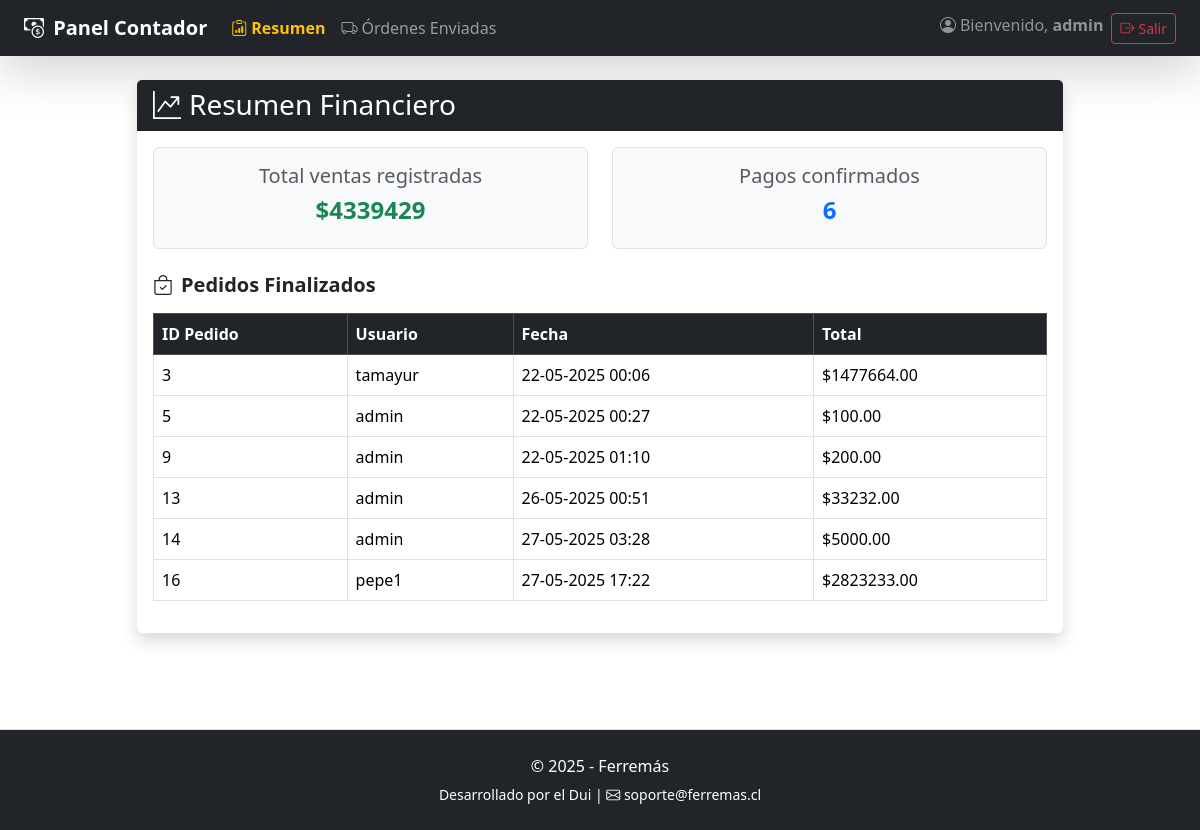
/contadorapp/contabilidad/ (signed in), run on the app's committed database.
### tienda/models.py (models this page shows, shortened)
class Pedido(models.Model):
    ESTADOS = [
        ('pendiente', 'Pendiente'),
        ('aprobado', 'Aprobado'),
        ('rechazado', 'Rechazado'),
        ('en_preparacion', 'En preparación'),
        ('enviado', 'Enviado'),
        ('en_tienda', 'En tienda'),
        ('entregado', 'Entregado'),
        ('finalizado', 'Finalizado'),
    ]
    usuario = models.ForeignKey(User, on_delete=models.SET_NULL, null=True, blank=True)
    fecha_creacion = models.DateTimeField(auto_now_add=True)
    estado = models.CharField(max_length=20, choices=ESTADOS, default='pendiente')
    datos_compra = models.OneToOneField('DatosCompra', on_delete=models.CASCADE, null=True, blank=True)
    def total(self):
        return sum(item.cantidad * item.precio_unitario for item in self.items.all())

class ItemPedido(models.Model):
    pedido = models.ForeignKey(Pedido, on_delete=models.CASCADE, related_name='items')
    producto = models.ForeignKey(Producto, on_delete=models.PROTECT)
    cantidad = models.PositiveIntegerField()
    precio_unitario = models.DecimalField(max_digits=10, decimal_places=2)  # Precio al momento de compra

### contadorapp/views.py (the view)
# urls.py: path('contabilidad/', views.vista_contador, name='vista_contador'),
@login_required
@user_passes_test(es_contador)
def vista_contador(request):
    pedidos_finalizados = Pedido.objects.filter(estado='finalizado')
    total_ventas = pedidos_finalizados.aggregate(
        total=Sum(
            ExpressionWrapper(
                F('items__cantidad') * F('items__precio_unitario'),
                output_field=DecimalField()
            )
        )
    )['total'] or 0
    pagos_confirmados = Pedido.objects.filter(estado='finalizado').count()
    contexto = {
        'pedidos': pedidos_finalizados,
        'total_ventas': total_ventas,
        'pagos_confirmados': pagos_confirmados,
    }
    return render(request, 'contadorapp/resumen_contador.html', contexto)

### tienda/context_processors.py (called while the page is built, shortened)
def carrito_context(request):
    carrito = request.session.get('carrito', {})
    items = []
    total = 0
    return {
        'carrito_items': items,
        'carrito_total': total
    }

### contadorapp/templates/contadorapp/resumen_contador.html
{% extends 'base_contador.html' %}
{% block content %}
<div class="row justify-content-center">
    <div class="col-lg-10">
        <div class="card shadow border-0">
        <div class="card-header bg-dark text-white">
            <h3 class="mb-0"><i class="bi bi-graph-up-arrow me-2"></i>Resumen Financiero</h3>
        </div>
        <div class="card-body">
            <div class="row mb-4 text-center">
            <div class="col-md-6">
                <div class="p-3 border rounded bg-light">
                <h5 class="text-muted">Total ventas registradas</h5>
                <h4 class="text-success fw-bold">${{ total_ventas }}</h4>
                </div>
            </div>
            <div class="col-md-6">
                <div class="p-3 border rounded bg-light">
                <h5 class="text-muted">Pagos confirmados</h5>
                <h4 class="text-primary fw-bold">{{ pagos_confirmados }}</h4>
                </div>
            </div>
            </div>
            <h5 class="fw-bold mb-3"><i class="bi bi-bag-check me-2"></i>Pedidos Finalizados</h5>
            <div class="table-responsive">
            <table class="table table-hover table-bordered align-middle">
                <thead class="table-dark">
                <tr>
                    <th>ID Pedido</th>
                    <th>Usuario</th>
                    <th>Fecha</th>
                    <th>Total</th>
                </tr>
                </thead>
                <tbody>
                {% for pedido in pedidos %}
                <tr>
                    <td>{{ pedido.id }}</td>
                    <td>{{ pedido.usuario }}</td>
                    <td>{{ pedido.fecha_creacion|date:"d-m-Y H:i" }}</td>
                    <td>${{ pedido.total }}</td>
                </tr>
                {% empty %}
                <tr>
                    <td colspan="4" class="text-center text-muted">No hay pedidos finalizados aún.</td>
                </tr>
                {% endfor %}
                </tbody>
            </table>
            </div>
        </div>
        </div>
    </div>
</div>
{% endblock %}

### contadorapp/templates/base_contador.html (shortened to what this page needs)
{% load static %}
<!DOCTYPE html>
<html lang="es">
<head>
    <link rel="stylesheet" href="https://cdn.jsdelivr.net/npm/bootstrap@5.3.2/dist/css/bootstrap.min.css">
    <link rel="stylesheet" href="https://cdn.jsdelivr.net/npm/bootstrap-icons@1.10.5/font/bootstrap-icons.css">
    <link rel="stylesheet" href="{% static 'css/style_contador.css' %}">
</head>
<body>
    <nav class="navbar navbar-expand-lg navbar-dark bg-dark px-4 mb-4 shadow-lg">
        <a class="navbar-brand fw-bold" href="{% url 'vista_contador' %}">
            <i class="bi bi-cash-coin me-1"></i> Panel Contador
        </a>
        <div class="collapse navbar-collapse">
            <ul class="navbar-nav me-auto">
                <li class="nav-item">
                    <a class="nav-link {% if request.resolver_match.url_name == 'vista_contador' %}active fw-bold text-warning{% endif %}"
                        href="{% url 'vista_contador' %}">
                        <i class="bi bi-clipboard-data me-1"></i>Resumen
                    </a>
                </li>
                <li class="nav-item">
                    <a class="nav-link {% if request.resolver_match.url_name == 'ordenes_enviadas' %}active fw-bold text-warning{% endif %}"
                        href="{% url 'ordenes_enviadas' %}">
                        <i class="bi bi-truck me-1"></i>Órdenes Enviadas
                    </a>
                </li>
            </ul>
            <ul class="navbar-nav">
                {% if request.user.is_authenticated %}
                <li class="nav-item me-2">
                    <span class="navbar-text text-white-50">
                        <i class="bi bi-person-circle me-1"></i>Bienvenido, <strong>{{ request.user.username }}</strong>
                    </span>
                </li>
                <li class="nav-item">
                    <a href="{% url 'logout' %}" class="btn btn-sm btn-outline-danger">
                        <i class="bi bi-box-arrow-right me-1"></i>Salir
                    </a>
                </li>
                {% endif %}
            </ul>
        </div>
    </nav>
    <main class="container mb-5">
    {% block content %}{% endblock %}
    </main>
    <footer class="bg-dark text-white text-center py-4 mt-5 border-top shadow-sm">
        <div class="container">
            <p class="mb-1">&copy; {{ year|default:"2025" }} - Ferremás</p>
            <small>Desarrollado por el Dui | <i class="bi bi-envelope"></i> soporte@ferremas.cl</small>
        </div>
    </footer>
</body>
</html>

### static/css/style_contador.css (style rules this page uses)
html, body { height: 100%; margin: 0; display: flex; flex-direction: column; }
main.container { flex: 1; }

### data on the page
Pedido: id "3", usuario "tamayur", fecha_creacion "22-05-2025 00:06", total "1477664.00"
Pedido: id "5", usuario "admin", fecha_creacion "22-05-2025 00:27", total "100.00"
Pedido: id "9", usuario "admin", fecha_creacion "22-05-2025 01:10", total "200.00"
Pedido: id "13", usuario "admin", fecha_creacion "26-05-2025 00:51", total "33232.00"
Pedido: id "14", usuario "admin", fecha_creacion "27-05-2025 03:28", total "5000.00"
Pedido: id "16", usuario "pepe1", fecha_creacion "27-05-2025 17:22", total "2823233.00"

### other printed values
{{ request.user.username }} "admin"
{{ total_ventas }} "4339429"
{{ pagos_confirmados }} "6"
{{ year|default:"2025" }} "2025"
